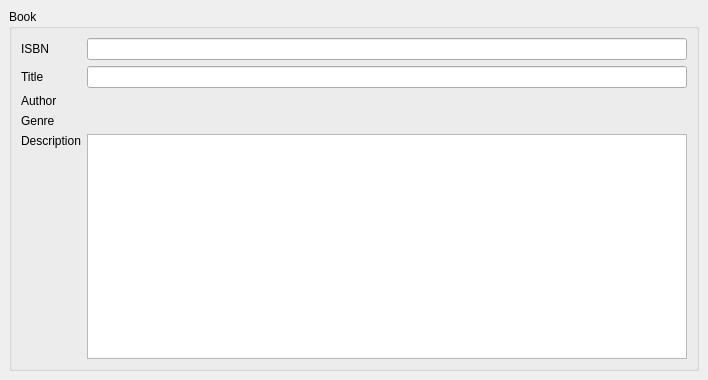
<?xml version="1.0" encoding="UTF-8"?>
<ui version="4.0">
 <class>MainWindow</class>
 <widget class="QMainWindow" name="MainWindow">
  <property name="geometry">
   <rect>
    <x>0</x>
    <y>0</y>
    <width>708</width>
    <height>380</height>
   </rect>
  </property>
  <property name="windowTitle">
   <string>Books</string>
  </property>
  <widget class="QWidget" name="centralwidget">
   <layout class="QVBoxLayout" name="verticalLayout">
    <item>
     <widget class="QGroupBox" name="groupBox">
      <property name="title">
       <string>Book</string>
      </property>
      <layout class="QGridLayout" name="gridLayout">
       <item row="0" column="0">
        <widget class="QLabel" name="label">
         <property name="text">
          <string>ISBN</string>
         </property>
        </widget>
       </item>
       <item row="0" column="1">
        <widget class="QLineEdit" name="isbn">
         <property name="column" stdset="0">
          <string>isbn</string>
         </property>
        </widget>
       </item>
       <item row="1" column="0">
        <widget class="QLabel" name="label_2">
         <property name="text">
          <string>Title</string>
         </property>
        </widget>
       </item>
       <item row="1" column="1">
        <widget class="QLineEdit" name="title">
         <property name="column" stdset="0">
          <string>title</string>
         </property>
        </widget>
       </item>
       <item row="2" column="0">
        <widget class="QLabel" name="label_5">
         <property name="text">
          <string>Author</string>
         </property>
        </widget>
       </item>
       <item row="2" column="1">
        <widget class="PickerEntity" name="author">
         <property name="whatsThis">
          <string>PickerEntity.</string>
         </property>
         <property name="autosearchEnabled">
          <bool>false</bool>
         </property>
         <property name="openEnabled">
          <bool>true</bool>
         </property>
         <property name="liteModeEnabled">
          <bool>false</bool>
         </property>
         <property name="nullItemEnabled">
          <bool>false</bool>
         </property>
         <property name="entity" stdset="0">
          <string>.author</string>
         </property>
         <property name="column" stdset="0">
          <string>caption</string>
         </property>
        </widget>
       </item>
       <item row="3" column="0">
        <widget class="QLabel" name="label_3">
         <property name="text">
          <string>Genre</string>
         </property>
        </widget>
       </item>
       <item row="3" column="1">
        <widget class="PickerEntity" name="genre">
         <property name="whatsThis">
          <string>PickerEntity.</string>
         </property>
         <property name="autosearchEnabled">
          <bool>false</bool>
         </property>
         <property name="openEnabled">
          <bool>false</bool>
         </property>
         <property name="liteModeEnabled">
          <bool>true</bool>
         </property>
         <property name="nullItemEnabled">
          <bool>false</bool>
         </property>
         <property name="entity" stdset="0">
          <string>.genre</string>
         </property>
         <property name="column" stdset="0">
          <string>description</string>
         </property>
        </widget>
       </item>
       <item row="4" column="0">
        <widget class="QLabel" name="label_4">
         <property name="text">
          <string>Description</string>
         </property>
        </widget>
       </item>
       <item row="4" column="1" rowspan="2">
        <widget class="QTextEdit" name="description">
         <property name="column" stdset="0">
          <string>description</string>
         </property>
        </widget>
       </item>
       <item row="5" column="0">
        <spacer name="verticalSpacer">
         <property name="orientation">
          <enum>Qt::Vertical</enum>
         </property>
         <property name="sizeHint" stdset="0">
          <size>
           <width>20</width>
           <height>165</height>
          </size>
         </property>
        </spacer>
       </item>
      </layout>
     </widget>
    </item>
   </layout>
  </widget>
 </widget>
 <customwidgets>
  <customwidget>
   <class>PickerEntity</class>
   <extends>QWidget</extends>
   <header>pypapi.ui.widgets.pickerentity</header>
  </customwidget>
 </customwidgets>
 <resources/>
 <connections/>
</ui>
